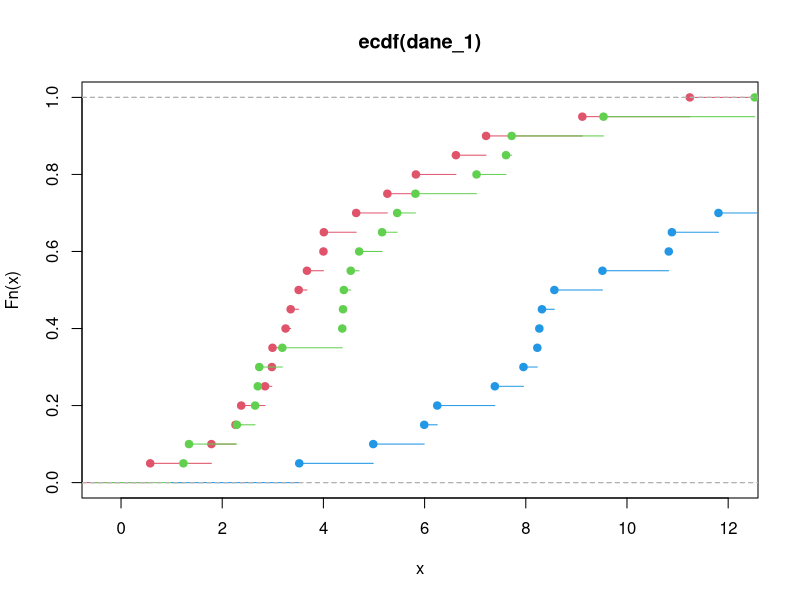

The R source for this figure:
dane_1 <- rchisq(n = 20, df = 5)
dane_2 <- rchisq(n = 20, df = 5)
dane_3 <- rchisq(n = 20, df = 10)

plot(ecdf(dane_1), col = 2)
plot(ecdf(dane_2), col = 3, add = TRUE)
plot(ecdf(dane_3), col = 4, add = TRUE)
